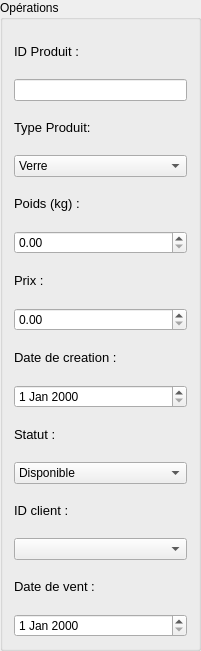
       <widget class="QGroupBox" name="groupBox_2">
        <property name="geometry">
         <rect>
          <x>0</x>
          <y>50</y>
          <width>201</width>
          <height>651</height>
         </rect>
        </property>
        <property name="styleSheet">
         <string notr="true">font: 12pt &quot;Segoe UI&quot;;
font: 8pt &quot;Segoe UI&quot;;
font: 700 9pt &quot;Segoe UI&quot;;</string>
        </property>
        <property name="title">
         <string>Opérations</string>
        </property>
        <layout class="QVBoxLayout" name="verticalLayout_2">
         <item>
          <widget class="QLabel" name="label_31">
           <property name="text">
            <string>&lt;html&gt;&lt;head/&gt;&lt;body&gt;&lt;p&gt;&lt;span style=&quot; font-size:10pt;&quot;&gt;ID Produit :&lt;/span&gt;&lt;/p&gt;&lt;/body&gt;&lt;/html&gt;</string>
           </property>
          </widget>
         </item>
         <item>
          <widget class="QLineEdit" name="le_id">
           <property name="styleSheet">
            <string notr="true">font: 9pt &quot;Segoe UI&quot;;</string>
           </property>
          </widget>
         </item>
         <item>
          <widget class="QLabel" name="label_34">
           <property name="text">
            <string>&lt;html&gt;&lt;head/&gt;&lt;body&gt;&lt;p&gt;&lt;span style=&quot; font-size:10pt;&quot;&gt;Type Produit:&lt;/span&gt;&lt;/p&gt;&lt;/body&gt;&lt;/html&gt;</string>
           </property>
          </widget>
         </item>
         <item>
          <widget class="QComboBox" name="cb_type_2">
           <property name="styleSheet">
            <string notr="true">font: 9pt &quot;Segoe UI&quot;;</string>
           </property>
           <item>
            <property name="text">
             <string>Verre</string>
            </property>
           </item>
           <item>
            <property name="text">
             <string>Carton</string>
            </property>
           </item>
           <item>
            <property name="text">
             <string>Cuivre</string>
            </property>
           </item>
           <item>
            <property name="text">
             <string>Plastique</string>
            </property>
           </item>
           <item>
            <property name="text">
             <string>Papier</string>
            </property>
           </item>
           <item>
            <property name="text">
             <string>Aluminium</string>
            </property>
           </item>
           <item>
            <property name="text">
             <string>acier</string>
            </property>
           </item>
           <item>
            <property name="text">
             <string>Bois</string>
            </property>
           </item>
           <item>
            <property name="text">
             <string>Textile</string>
            </property>
           </item>
           <item>
            <property name="text">
             <string>Pneumatiques</string>
            </property>
           </item>
           <item>
            <property name="text">
             <string>Déchets Électroniques</string>
            </property>
           </item>
          </widget>
         </item>
         <item>
          <widget class="QLabel" name="label_33">
           <property name="text">
            <string>&lt;html&gt;&lt;head/&gt;&lt;body&gt;&lt;p&gt;&lt;span style=&quot; font-size:10pt;&quot;&gt;Poids (kg) :&lt;/span&gt;&lt;/p&gt;&lt;/body&gt;&lt;/html&gt;</string>
           </property>
          </widget>
         </item>
         <item>
          <widget class="QDoubleSpinBox" name="sb_poids">
           <property name="styleSheet">
            <string notr="true">font: 9pt &quot;Segoe UI&quot;;</string>
           </property>
          </widget>
         </item>
         <item>
          <widget class="QLabel" name="label_35">
           <property name="text">
            <string>&lt;html&gt;&lt;head/&gt;&lt;body&gt;&lt;p&gt;&lt;span style=&quot; font-size:10pt;&quot;&gt;Prix  :&lt;/span&gt;&lt;/p&gt;&lt;/body&gt;&lt;/html&gt;</string>
           </property>
          </widget>
         </item>
         <item>
          <widget class="QDoubleSpinBox" name="sb_prix">
           <property name="styleSheet">
            <string notr="true">font: 9pt &quot;Segoe UI&quot;;</string>
           </property>
          </widget>
         </item>
         <item>
          <widget class="QLabel" name="label_30">
           <property name="text">
            <string>&lt;html&gt;&lt;head/&gt;&lt;body&gt;&lt;p&gt;&lt;span style=&quot; font-size:10pt;&quot;&gt;Date de creation :&lt;/span&gt;&lt;/p&gt;&lt;/body&gt;&lt;/html&gt;</string>
           </property>
          </widget>
         </item>
         <item>
          <widget class="QDateEdit" name="de_date_c">
           <property name="styleSheet">
            <string notr="true">font: 9pt &quot;Segoe UI&quot;;</string>
           </property>
          </widget>
         </item>
         <item>
          <widget class="QLabel" name="label_27">
           <property name="text">
            <string>&lt;html&gt;&lt;head/&gt;&lt;body&gt;&lt;p&gt;&lt;span style=&quot; font-size:10pt;&quot;&gt;Statut :&lt;/span&gt;&lt;/p&gt;&lt;/body&gt;&lt;/html&gt;</string>
           </property>
          </widget>
         </item>
         <item>
          <widget class="QComboBox" name="cb_statut">
           <property name="styleSheet">
            <string notr="true">font: 9pt &quot;Segoe UI&quot;;</string>
           </property>
           <item>
            <property name="text">
             <string>Disponible</string>
            </property>
           </item>
           <item>
            <property name="text">
             <string>Réservé</string>
            </property>
           </item>
           <item>
            <property name="text">
             <string>Vendu</string>
            </property>
           </item>
          </widget>
         </item>
         <item>
          <widget class="QLabel" name="label_6">
           <property name="text">
            <string>&lt;html&gt;&lt;head/&gt;&lt;body&gt;&lt;p&gt;&lt;span style=&quot; font-size:10pt;&quot;&gt;ID client :&lt;/span&gt;&lt;/p&gt;&lt;/body&gt;&lt;/html&gt;</string>
           </property>
          </widget>
         </item>
         <item>
          <widget class="QComboBox" name="cb_id_client"/>
         </item>
         <item>
          <widget class="QLabel" name="label_29">
           <property name="text">
            <string>&lt;html&gt;&lt;head/&gt;&lt;body&gt;&lt;p&gt;&lt;span style=&quot; font-size:10pt;&quot;&gt;Date de vent :&lt;/span&gt;&lt;/p&gt;&lt;/body&gt;&lt;/html&gt;</string>
           </property>
          </widget>
         </item>
         <item>
          <widget class="QDateEdit" name="de_date_v"/>
         </item>
        </layout>
       </widget>
